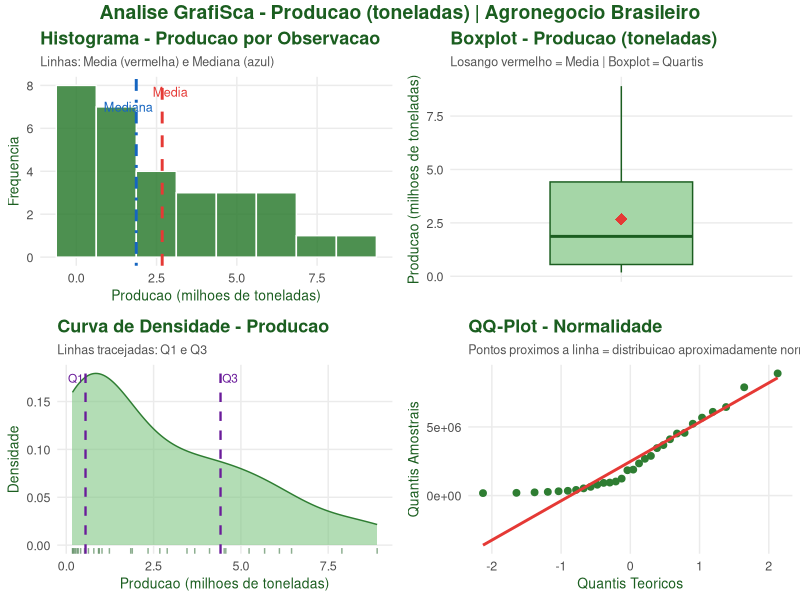
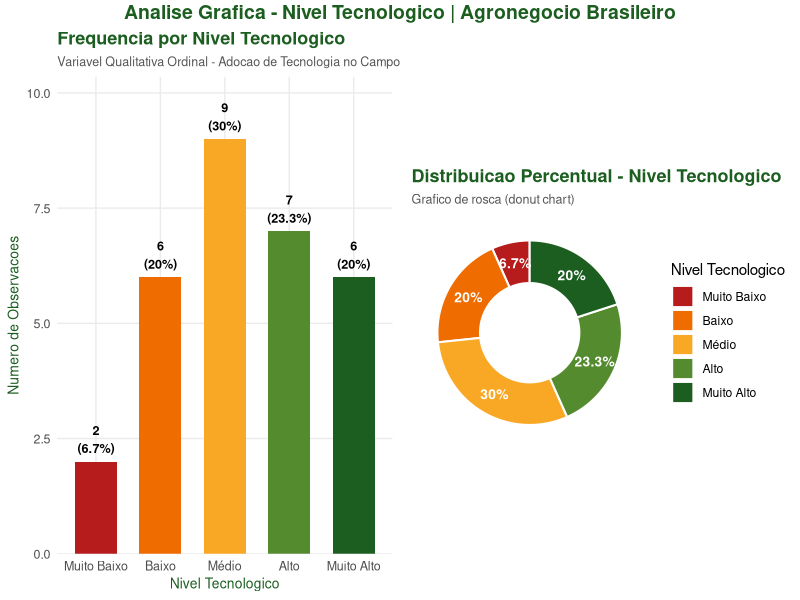

These figures' R source, in order:
setwd(dirname(rstudioapi::getActiveDocumentContext()$path))

pacotes <- c("readxl", "ggplot2", "dplyr", "scales", "gridExtra")

pacotes_faltando <- pacotes[!sapply(pacotes, requireNamespace, quietly = TRUE)]

if (length(pacotes_faltando) > 0) {
  message("Instalando pacotes: ", paste(pacotes_faltando, collapse = ", "))
  install.packages(
    pacotes_faltando,
    repos = "https://cran.r-project.org",
    dependencies = TRUE
  )
}

suppressPackageStartupMessages({
  library(readxl)
  library(ggplot2)
  library(dplyr)
  library(scales)
  library(gridExtra)
})

message("Pacotes carregados com sucesso!\n")

# 1. BASE DE DADOS
dados <- read_excel("../data/dados_agro.xlsx")

cat("=============================================================\n")
cat("  ANALISE EXPLORATORIA - AGRONEGOCIO BRASILEIRO\n")
cat("=============================================================\n\n")

# SECAO A - VARIAVEL QUANTITATIVA CONTINUA: Producao (toneladas)
x <- dados$producao_toneladas

cat("-------------------------------------------------------------\n")
cat("  VARIAVEL: Producao (toneladas)\n")
cat("-------------------------------------------------------------\n\n")

# A.1 MEDIDAS DE TENDENCIA CENTRAL
cat(">> MEDIDAS DE TENDENCIA CENTRAL\n")

media   <- mean(x)
mediana <- median(x)

freq_tab <- table(round(x, -3))
moda_val <- as.numeric(names(which.max(freq_tab)))

cat(sprintf(
  "   Media    : %s toneladas\n",
  format(round(media, 2), big.mark = ".", decimal.mark = ",")
))
cat(sprintf(
  "   Mediana  : %s toneladas\n",
  format(round(mediana, 2), big.mark = ".", decimal.mark = ",")
))
cat(sprintf(
  "   Moda     : aprox. %s toneladas (classe de 1.000 t)\n\n",
  format(moda_val, big.mark = ".", decimal.mark = ",")
))

# A.2 MEDIDAS DE DISPERSAO
cat(">> MEDIDAS DE DISPERSAO\n")

variancia <- var(x)
desv_pad  <- sd(x)
cv        <- (desv_pad / media) * 100
amplitude <- max(x) - min(x)
iqr_val   <- IQR(x)

cat(sprintf(
  "   Variancia           : %s\n",
  format(round(variancia, 2), big.mark = ".", decimal.mark = ",")
))
cat(sprintf(
  "   Desvio Padrao (s)   : %s t\n",
  format(round(desv_pad, 2), big.mark = ".", decimal.mark = ",")
))
cat(sprintf("   Coef. de Variacao   : %.2f%%\n", cv))
cat(sprintf(
  "   Amplitude Total     : %s t\n",
  format(round(amplitude, 2), big.mark = ".", decimal.mark = ",")
))
cat(sprintf(
  "   Amplitude IQ (AIQ)  : %s t\n\n",
  format(round(iqr_val, 2), big.mark = ".", decimal.mark = ",")
))

# A.3 MEDIDAS SEPARATRIZES
cat(">> MEDIDAS SEPARATRIZES\n")

q1    <- quantile(x, 0.25)
q2    <- quantile(x, 0.50)
q3    <- quantile(x, 0.75)
decis <- quantile(x, probs = seq(0.1, 0.9, 0.1))
p5    <- quantile(x, 0.05)
p95   <- quantile(x, 0.95)

cat("   -- Quartis --\n")
cat(sprintf("      Q1 (25): %s t\n", format(round(q1, 2), big.mark = ".", decimal.mark = ",")))
cat(sprintf("      Q2 (50): %s t\n", format(round(q2, 2), big.mark = ".", decimal.mark = ",")))
cat(sprintf("      Q3 (75): %s t\n", format(round(q3, 2), big.mark = ".", decimal.mark = ",")))

cat("\n   -- Decis --\n")
for (i in 1:9) {
  cat(sprintf(
    "      D%d (%d0): %s t\n",
    i, i,
    format(round(decis[i], 2), big.mark = ".", decimal.mark = ",")
  ))
}

cat("\n   -- Percentis extremos --\n")
cat(sprintf("      P5  : %s t\n", format(round(p5, 2), big.mark = ".", decimal.mark = ",")))
cat(sprintf("      P95 : %s t\n\n", format(round(p95, 2), big.mark = ".", decimal.mark = ",")))

# A.4 ANALISE GRAFICA - Variavel Quantitativa (Producao)
cat(">> ANALISE GRAFICA - gerando plots para 'producao_toneladas'...\n\n")

tema_agro <- theme_minimal(base_family = "sans") +
  theme(
    plot.title       = element_text(face = "bold", size = 13, color = "#1B5E20"),
    plot.subtitle    = element_text(size = 9, color = "#555555"),
    axis.title       = element_text(size = 10, color = "#1B5E20"),
    axis.text        = element_text(size = 9),
    panel.grid.minor = element_blank(),
    plot.background  = element_rect(fill = "white", colour = NA)
  )

p1 <- ggplot(dados, aes(x = producao_toneladas / 1e6)) +
  geom_histogram(bins = 8, fill = "#2E7D32", color = "white", alpha = 0.85) +
  geom_vline(
    xintercept = media / 1e6,
    color = "#E53935",
    linewidth = 1,
    linetype = "dashed"
  ) +
  geom_vline(
    xintercept = mediana / 1e6,
    color = "#1565C0",
    linewidth = 1,
    linetype = "dotdash"
  ) +
  annotate(
    "text",
    x = media / 1e6 + 0.25,
    y = Inf,
    vjust = 2,
    label = "Media",
    color = "#E53935",
    size = 3.2
  ) +
  annotate(
    "text",
    x = mediana / 1e6 - 0.25,
    y = Inf,
    vjust = 3.5,
    label = "Mediana",
    color = "#1565C0",
    size = 3.2
  ) +
  labs(
    title = "Histograma - Producao por Observacao",
    subtitle = "Linhas: Media (vermelha) e Mediana (azul)",
    x = "Producao (milhoes de toneladas)",
    y = "Frequencia"
  ) +
  tema_agro

p2 <- ggplot(dados, aes(x = "", y = producao_toneladas / 1e6)) +
  geom_boxplot(
    fill = "#A5D6A7",
    color = "#1B5E20",
    width = 0.5,
    outlier.color = "#E53935",
    outlier.size = 2.5
  ) +
  stat_summary(fun = mean, geom = "point", shape = 18, size = 4, color = "#E53935") +
  labs(
    title = "Boxplot - Producao (toneladas)",
    subtitle = "Losango vermelho = Media | Boxplot = Quartis",
    y = "Producao (milhoes de toneladas)",
    x = ""
  ) +
  tema_agro +
  theme(axis.text.x = element_blank())

p3 <- ggplot(dados, aes(x = producao_toneladas / 1e6)) +
  geom_density(fill = "#81C784", color = "#2E7D32", alpha = 0.6) +
  geom_rug(color = "#1B5E20", alpha = 0.5) +
  geom_vline(
    xintercept = q1 / 1e6,
    linetype = "dashed",
    color = "#6A1B9A",
    linewidth = 0.8
  ) +
  geom_vline(
    xintercept = q3 / 1e6,
    linetype = "dashed",
    color = "#6A1B9A",
    linewidth = 0.8
  ) +
  annotate(
    "text",
    x = q1 / 1e6,
    y = Inf,
    vjust = 2,
    hjust = 1.1,
    label = "Q1",
    color = "#6A1B9A",
    size = 3
  ) +
  annotate(
    "text",
    x = q3 / 1e6,
    y = Inf,
    vjust = 2,
    hjust = -0.1,
    label = "Q3",
    color = "#6A1B9A",
    size = 3
  ) +
  labs(
    title = "Curva de Densidade - Producao",
    subtitle = "Linhas tracejadas: Q1 e Q3",
    x = "Producao (milhoes de toneladas)",
    y = "Densidade"
  ) +
  tema_agro

p4 <- ggplot(dados, aes(sample = producao_toneladas)) +
  stat_qq(color = "#2E7D32", size = 2) +
  stat_qq_line(color = "#E53935", linewidth = 1) +
  labs(
    title = "QQ-Plot - Normalidade",
    subtitle = "Pontos proximos a linha = distribuicao aproximadamente normal",
    x = "Quantis Teoricos",
    y = "Quantis Amostrais"
  ) +
  tema_agro

png("graficos_quantitativo.png", width = 1400, height = 1100, res = 140)
grid.arrange(
  p1, p2, p3, p4,
  ncol = 2,
  top = grid::textGrob(
    "Analise GrafiSca - Producao (toneladas) | Agronegocio Brasileiro",
    gp = grid::gpar(fontsize = 14, fontface = "bold", col = "#1B5E20")
  )
)
dev.off()

message("graficos_quantitativo.png salvo em: ", getwd())

# SECAO B - VARIAVEL QUALITATIVA ORDINAL: Nivel Tecnologico
cat(">> ANALISE GRAFICA - Variavel Qualitativa Ordinal: Nivel Tecnologico\n")

dados$nivel_tecnologico <- factor(
  dados$nivel_tecnologico,
  levels = c("Muito Baixo", "Baixo", "Médio", "Alto", "Muito Alto"),
  ordered = TRUE
)

freq_nivel <- dados %>%
  count(nivel_tecnologico) %>%
  mutate(
    pct   = n / sum(n) * 100,
    label = paste0(n, "\n(", round(pct, 1), "%)")
  )

cores_nivel <- c(
  "Muito Baixo" = "#B71C1C",
  "Baixo"       = "#EF6C00",
  "Médio"       = "#F9A825",
  "Alto"        = "#558B2F",
  "Muito Alto"  = "#1B5E20"
)

p5 <- ggplot(freq_nivel, aes(x = nivel_tecnologico, y = n, fill = nivel_tecnologico)) +
  geom_col(width = 0.65, show.legend = FALSE) +
  geom_text(aes(label = label), vjust = -0.3, size = 3.2, fontface = "bold") +
  scale_fill_manual(values = cores_nivel) +
  scale_y_continuous(expand = expansion(mult = c(0, 0.15))) +
  labs(
    title = "Frequencia por Nivel Tecnologico",
    subtitle = "Variavel Qualitativa Ordinal - Adocao de Tecnologia no Campo",
    x = "Nivel Tecnologico",
    y = "Numero de Observacoes"
  ) +
  tema_agro

p6 <- ggplot(freq_nivel, aes(x = 2, y = n, fill = nivel_tecnologico)) +
  geom_col(color = "white", linewidth = 0.7) +
  coord_polar(theta = "y") +
  geom_text(
    aes(label = paste0(round(pct, 1), "%")),
    position = position_stack(vjust = 0.5),
    size = 3.5,
    color = "white",
    fontface = "bold"
  ) +
  scale_fill_manual(values = cores_nivel, name = "Nivel Tecnologico") +
  xlim(0.5, 2.5) +
  labs(
    title = "Distribuicao Percentual - Nivel Tecnologico",
    subtitle = "Grafico de rosca (donut chart)"
  ) +
  tema_agro +
  theme(
    axis.text = element_blank(),
    axis.title = element_blank(),
    panel.grid = element_blank()
  )

png("graficos_qualitativo.png", width = 1400, height = 600, res = 140)
grid.arrange(
  p5, p6,
  ncol = 2,
  top = grid::textGrob(
    "Analise Grafica - Nivel Tecnologico | Agronegocio Brasileiro",
    gp = grid::gpar(fontsize = 14, fontface = "bold", col = "#1B5E20")
  )
)
dev.off()

message("graficos_qualitativo.png salvo em: ", getwd())

cat("=============================================================\n")
cat("  Arquivos gerados na pasta do projeto:\n")
cat("    graficos_quantitativo.png  (4 paineis - Producao)\n")
cat("    graficos_qualitativo.png   (2 paineis - Nivel Tecnologico)\n")
cat("=============================================================\n")
